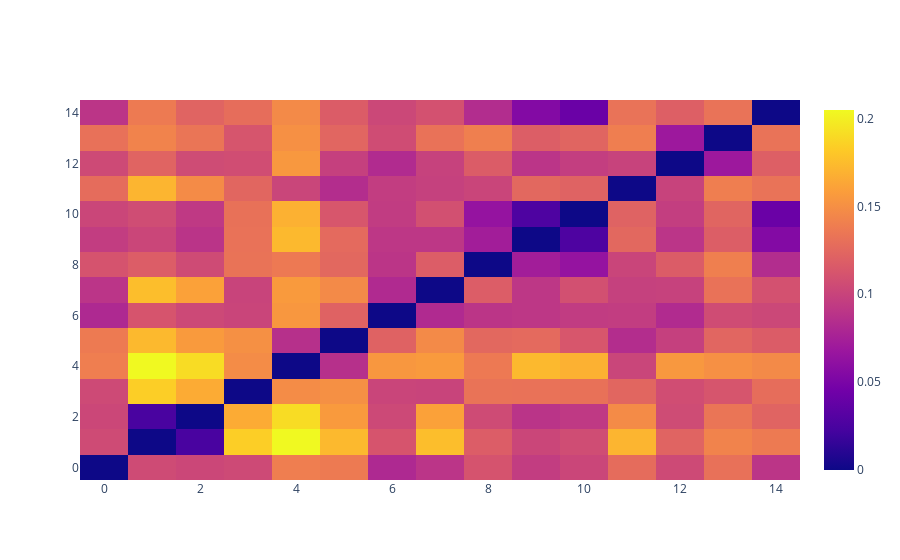

The cell this chart's notebook holds for it:
### Code cell
cosine_distances_finetune = []

for outer_template_vector in utah_finetune:
    temp_cosine_distances = []
    for inner_template_vector in utah_finetune:
        temp_cosine_distances.append(cosine(outer_template_vector, inner_template_vector))
    cosine_distances_finetune.append(temp_cosine_distances)
    
fig = go.Figure(data=go.Heatmap(
                    z=cosine_distances_finetune))
fig.show()

### Figure 1 — Plotly figure (JSON) as saved in the notebook; plotly's stock layout.template omitted (floating-point values rounded to 4 significant figures; data arrays with more than 128 entries replaced by an {"elided": "..."} marker saying what was removed)
{"data": [{"type": "heatmap", "z": {"elided": "15x15 float values"}}], "layout": {}}
